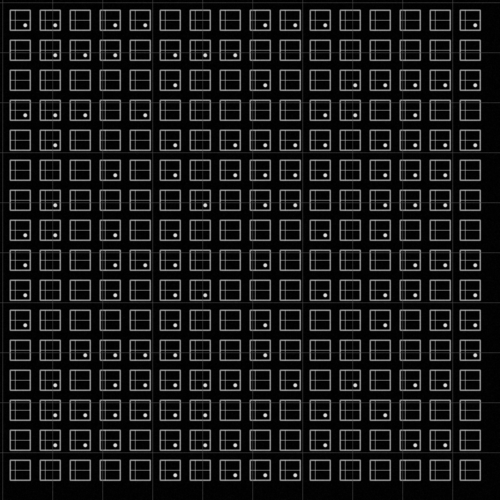
#> input picture samples/search_0000.png, 1000 x 1000 px, found by its file name (shown at 1/2 size)
$ python matcher.py
#> lines starting #> are read from the running program, lines starting #| are printed output that depends on the picture; pictures that were not available may be replaced by others from this repository, and a replacement may not be noted
#> in solve, search is the input picture: shape (1000, 1000); min 0, max 226, mean 26.2
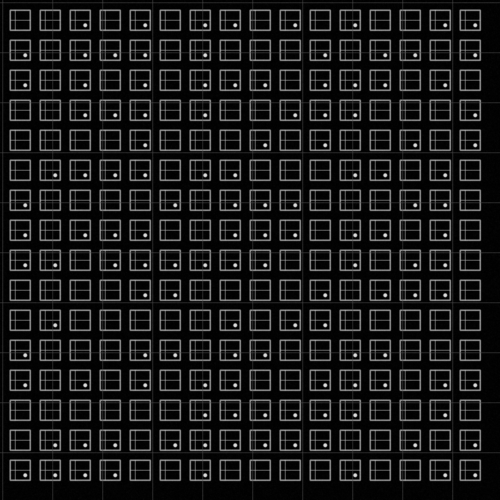
#> input picture samples/search_0001.png, 1000 x 1000 px, given in place of reference_0000.png, which was not available (shown at 1/2 size)
#> in solve, reference is the input picture: shape (1000, 1000); min 0, max 225, mean 26.3
import cv2
import numpy as np

SCALE = 10
MATCH_THRESHOLD = 0.60
QUALITY_MARGIN = 0.02
NMS_RADIUS = 1


def preprocess(image):
    return cv2.GaussianBlur(image, (3, 3), 0)


def find_candidates(search_image, reference_image):
    """Find spatially separated high-confidence matches at the common 10x scale."""
    small_search = cv2.resize(
        search_image, None, fx=1 / SCALE, fy=1 / SCALE,
        interpolation=cv2.INTER_AREA
    )
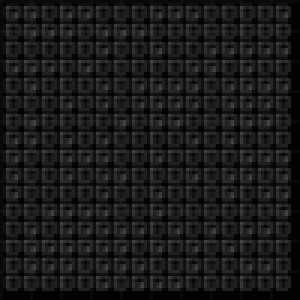
#> small_search: shape (100, 100) (shown 3 times larger); min 1, max 68, mean 26.2
    small_search = preprocess(small_search)
#> in preprocess, `return cv2.GaussianBlur(image, (3, 3), 0)`:
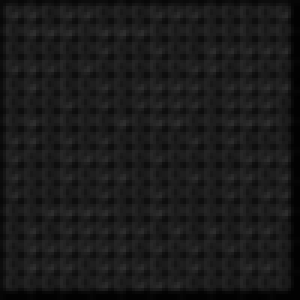
#> returned value: shape (100, 100) (shown 3 times larger); min 1, max 47, mean 26.2
    reference = preprocess(reference_image)

    result = cv2.matchTemplate(
        small_search, reference, cv2.TM_CCOEFF_NORMED
    )
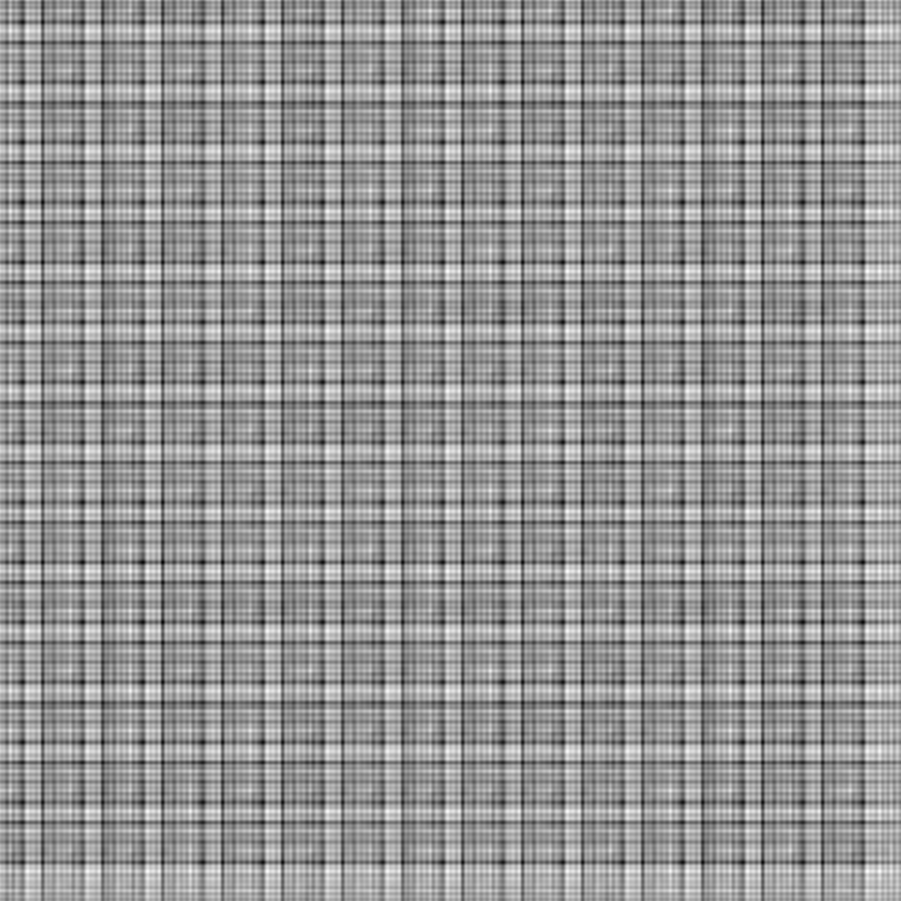
#> result: shape (901, 901) float32; min -0.292, max 0.213, mean 0.00313; drawn with min black and max white

    # Period-aware greedy NMS. The benchmark's repeated structure is
    # separated by roughly 6 coarse pixels, so the suppression radius
    # must remain smaller than the true periodic spacing.
    candidates = []
    work = result.copy()
    h, w = result.shape
#> h = 901; w = 901
    radius = NMS_RADIUS
    ref_h, ref_w = reference.shape
#> ref_h = 1000; ref_w = 1000

    while True:
        _, score, _, loc = cv2.minMaxLoc(work)
        if score < MATCH_THRESHOLD:
            break

        x, y = loc
        candidates.append({
            "x": (x + ref_w / 2) * SCALE,
            "y": (y + ref_h / 2) * SCALE,
            "score": float(score),
        })

        x0 = max(0, x - radius)
        x1 = min(w, x + radius + 1)
        y0 = max(0, y - radius)
        y1 = min(h, y + radius + 1)
        work[y0:y1, x0:x1] = -1.0
#> this loop made 1 pass
#> (score, loc) on pass 1: (0.213, (867, 871))
#> after the loop, candidates = []

    return candidates


def choose_centre_candidate(search_image, candidates):
    """Use the centre rule only among genuinely competitive matches."""
    if not candidates:
        return None

    best_score = max(c["score"] for c in candidates)
    competitive = [
        c for c in candidates
        if c["score"] >= best_score - QUALITY_MARGIN
    ]

    height, width = search_image.shape
    cx, cy = width / 2, height / 2

    return min(
        competitive,
        key=lambda c: (c["x"] - cx) ** 2 + (c["y"] - cy) ** 2
    )


def refine_single_candidate(search_image, reference_image, candidate, max_drift=20):
    """
    Refine the chosen candidate's position by doing a localized full-resolution
    -> downsampled ROI matching to avoid upscaling the small reference. This
    helps correct small integer-pixel offsets introduced by navigation drift.
    Returns a new candidate dict or the original if refinement failed.
    """
    if candidate is None:
        return None

    height, width = search_image.shape
    ref_h_small, ref_w_small = reference_image.shape
    ref_w_full = int(ref_w_small * SCALE)
    ref_h_full = int(ref_h_small * SCALE)

    cx = int(round(candidate["x"]))
    cy = int(round(candidate["y"]))

    x0 = max(0, cx - ref_w_full // 2 - max_drift)
    y0 = max(0, cy - ref_h_full // 2 - max_drift)
    x1 = min(width, cx + ref_w_full // 2 + max_drift + 1)
    y1 = min(height, cy + ref_h_full // 2 + max_drift + 1)

    roi_full = search_image[y0:y1, x0:x1]
    if roi_full.size == 0:
        return candidate

    # Downscale roi to coarse scale for comparison with small reference
    small_w = max(1, roi_full.shape[1] // SCALE)
    small_h = max(1, roi_full.shape[0] // SCALE)
    roi_small = cv2.resize(roi_full, (small_w, small_h), interpolation=cv2.INTER_AREA)
    roi_small = preprocess(roi_small)
    ref_small = preprocess(reference_image)

    if roi_small.shape[0] < ref_small.shape[0] or roi_small.shape[1] < ref_small.shape[1]:
        return candidate

    res = cv2.matchTemplate(roi_small, ref_small, cv2.TM_CCOEFF_NORMED)
    _, best_score, _, best_loc = cv2.minMaxLoc(res)
    bx, by = best_loc

    # Map back to full-resolution centre coordinate
    refined_x = x0 + bx * SCALE + ref_w_full / 2
    refined_y = y0 + by * SCALE + ref_h_full / 2

    return {
        "x": float(refined_x),
        "y": float(refined_y),
        "score": float(best_score),
        "refined": True,
    }


def solve(search_path, reference_path):
    search = cv2.imread(search_path, cv2.IMREAD_GRAYSCALE)
    reference = cv2.imread(reference_path, cv2.IMREAD_GRAYSCALE)

    if search is None:
        raise FileNotFoundError(search_path)
    if reference is None:
        raise FileNotFoundError(reference_path)

    candidates = find_candidates(search, reference)
#> candidates = []
    result = choose_centre_candidate(search, candidates)

    # Localized refinement of the final chosen candidate only (minimal change):
    refined = refine_single_candidate(search, reference, result, max_drift=20)
    if refined is not None:
        # Keep coarse score in case refined score is not reliable; but overwrite
        # location with refined position if refinement succeeded.
        if result is not None:
            refined["coarse_score"] = result.get("score")
        result = refined

    return result, candidates


if __name__ == "__main__":
    result, candidates = solve(
        "samples/search_0000.png",
        "samples/reference_0000.png"
    )
#> candidates = []

    print("APEX DRIFT-SENSE")
    print("================")
    print(f"Candidates found : {len(candidates)}")
#| Candidates found : 0

    if result:
        print(f"Predicted X      : {result['x']:.1f}")
        print(f"Predicted Y      : {result['y']:.1f}")
        print(f"Match Score      : {result['score']:.4f}")
    else:
        print("No candidates found.")
